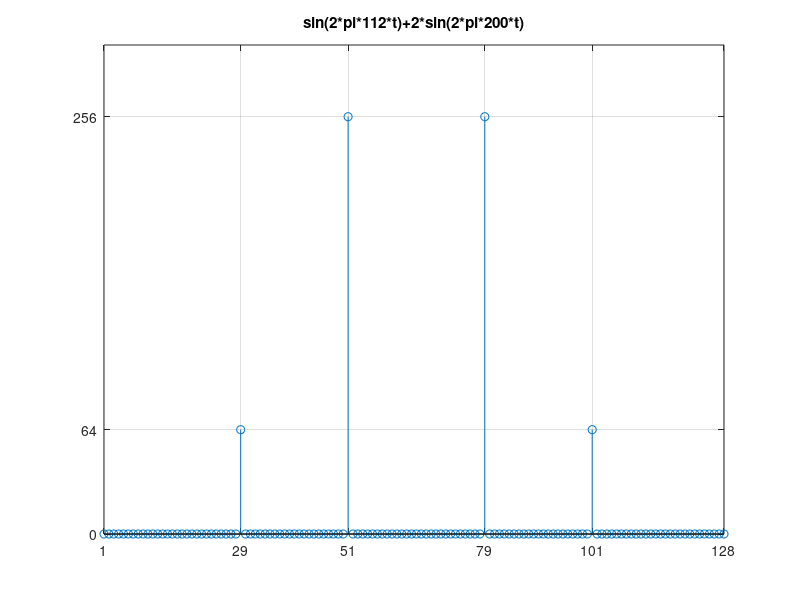
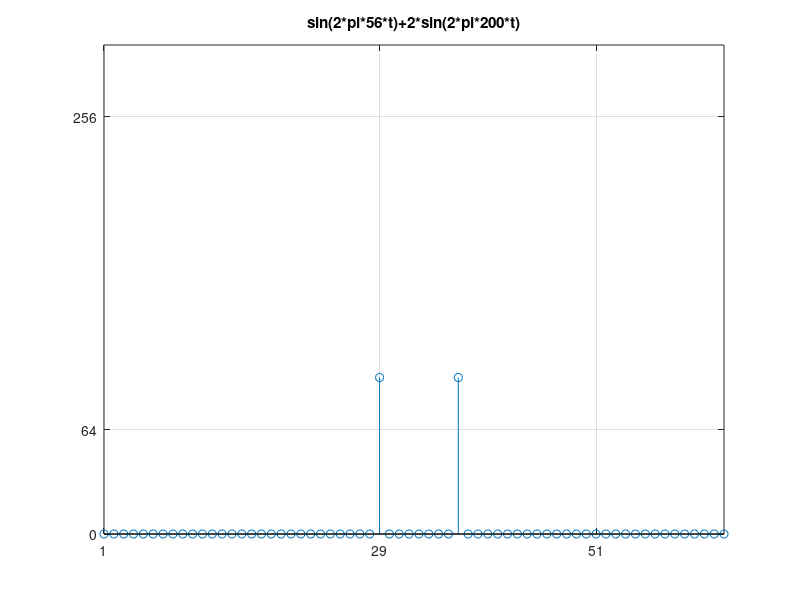
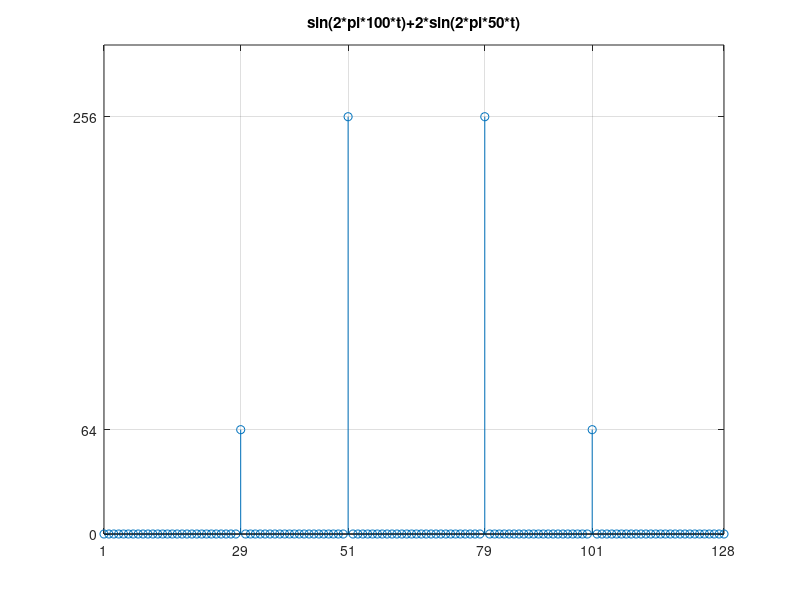
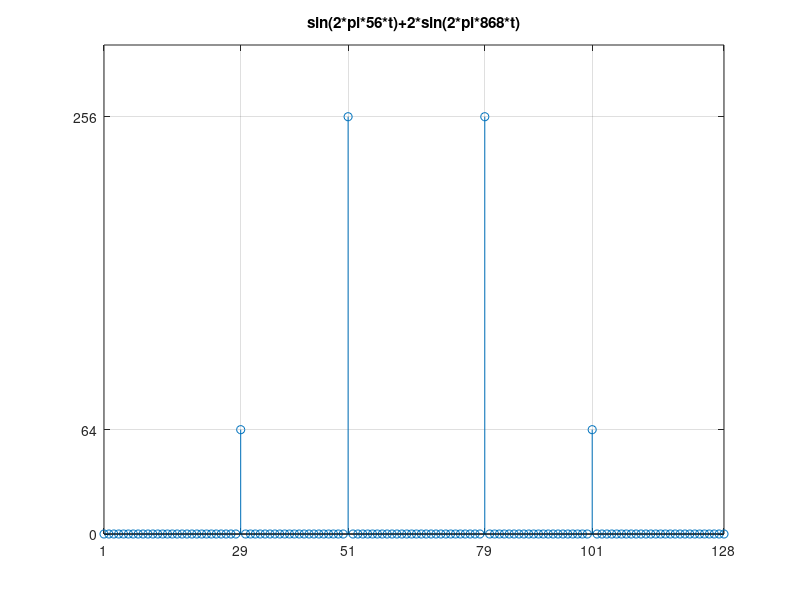

MATLAB code for these plots, in order:
%% Guia 1 - Ejercicio de laboratorio 14
%
%% Enunciado:
% Indicar el conjunto de parámetros que permiten que una función generada
% mediante
%
% $$g(t) = \sin(2 \pi f_1 t) + 4 \sin(2 \pi f_2 t) $$
%
% coincidan con el espectro de magnitud de la señal de la figura que puede verse en la guía de
% trabajos prácticos.

%% Código fuente y resultados
% Todas las señales, excepto la del inciso 2, pueden generar el espectro
% de la figura.
% El código fuente presentado a continuación verifica si cada señal generada puede tener el
% espectro de magnitud de la figura, considerando la posibilidad de que haya
% senoidales con alias.

clear all;
close all;

CM = 128; % Cantidad de muestras se~nal original.
T = [249e-3,498e-3,993e-3,498e-3,993e-3,124.5e-3];
fm = [512,128,128,256,128,1024];
tm = 1./fm;
f1 = [112,56,100,56,100,3872];
f2 = [200,200,50,868,78,5520];
L = length(T);

for k=1:1:L
    
fprintf('Enunciado %d\n',k);

t = 0:tm(k):T(k);
s = sin(2*pi*f1(k)*t)+4*sin(2*pi*f2(k)*t);
N = length(t);
deltaf = 0:fm(k)/N:fm(k)-fm(k)/N;

% subplot(L,1,k),
figure(k)
stem(abs(fft(s)));
grid on; axis([1,N,0,300]);
set(gca,'YTick',[0,64,256]);
set(gca,'XTick',[1, 29, 51, 79, 101, 128]);
title(sprintf('sin(2*pi*%d*t)+2*sin(2*pi*%d*t)',f1(k),f2(k)));

if N~=CM
    display('Cantidad de muestras erroneas.');
else
    % Controlo si la frecuencia f1 tiene alias o no
    if f1(k)<fm(k)/2
        if deltaf(29) == f1(k)
            display(sprintf('f1=%d Hz coincide con %d Hz.',...
                f1(k),deltaf(29)));
        end
    else
        s = ceil(f1(k)/fm(k));
        f1alias = s*fm(k)-f1(k);
        if f1alias>fm(k)/2
            f1alias = fm(k)/2-(f1alias-fm(k)/2);
        end
        if deltaf(29) == f1alias
            display(sprintf('f1=%d Hz aparece como alias de %d Hz.',...
                f1(k),deltaf(29)));
        end
    end
    % Controlo si la frecuencia f2 tiene alias o no
    if f2(k)<fm(k)/2
        if deltaf(51) == f2(k)
            display(sprintf('f2=%d Hz coincide con %d Hz.',...
                f2(k),deltaf(51)));
        end
    else
        w = ceil(f2(k)/fm(k));
        f2alias = w*fm(k)-f2(k);
        if f2alias>fm(k)/2
            f2alias = fm(k)/2-(f2alias-fm(k)/2);
        end
        if deltaf(51) == f2alias
            display(sprintf('f2=%d Hz aparece como alias de %d Hz.',...
                f2(k),deltaf(51)));
        end
    end
end
fprintf('\n');
end